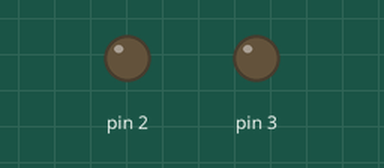
A sketch run on a simulated Arduino Uno, built with avr-gcc and run on an emulated ATmega328P. Parts: output pins drawn as LEDs (lit = HIGH).

Above: at 0.5 s.
At 3.5 s:
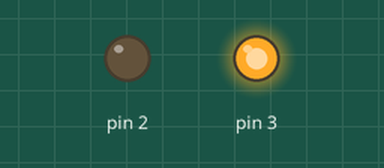
At 51.5 s:
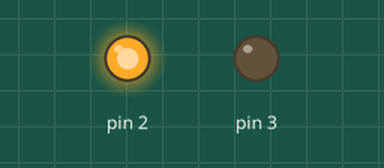
Timing chart, 0 to 54.6 s (numbered marks = the images above):
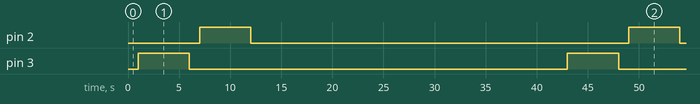

Measured:
- by itself, pin 2, pin 3: alternates HIGH for 5.0 s and LOW for 37.0 s
- by itself, everything shown: repeats every 42.0 s, in 4 steps

The sketch:

HBridgeTest.ino
```cpp
void setup() {
  // put your setup code here, to run once:
  pinMode(3, OUTPUT);
  pinMode(2,OUTPUT);
}

void loop() {
  // put your main code here, to run repeatedly:
  digitalWrite(3,LOW);
  digitalWrite(2,LOW);
  delay(1000);
  digitalWrite(3,HIGH);
  delay(5000);
  digitalWrite(3,LOW);
  delay(1000);
  digitalWrite(2,HIGH);
  delay(5000);
  digitalWrite(2,LOW);
  delay(30000);

}
```
